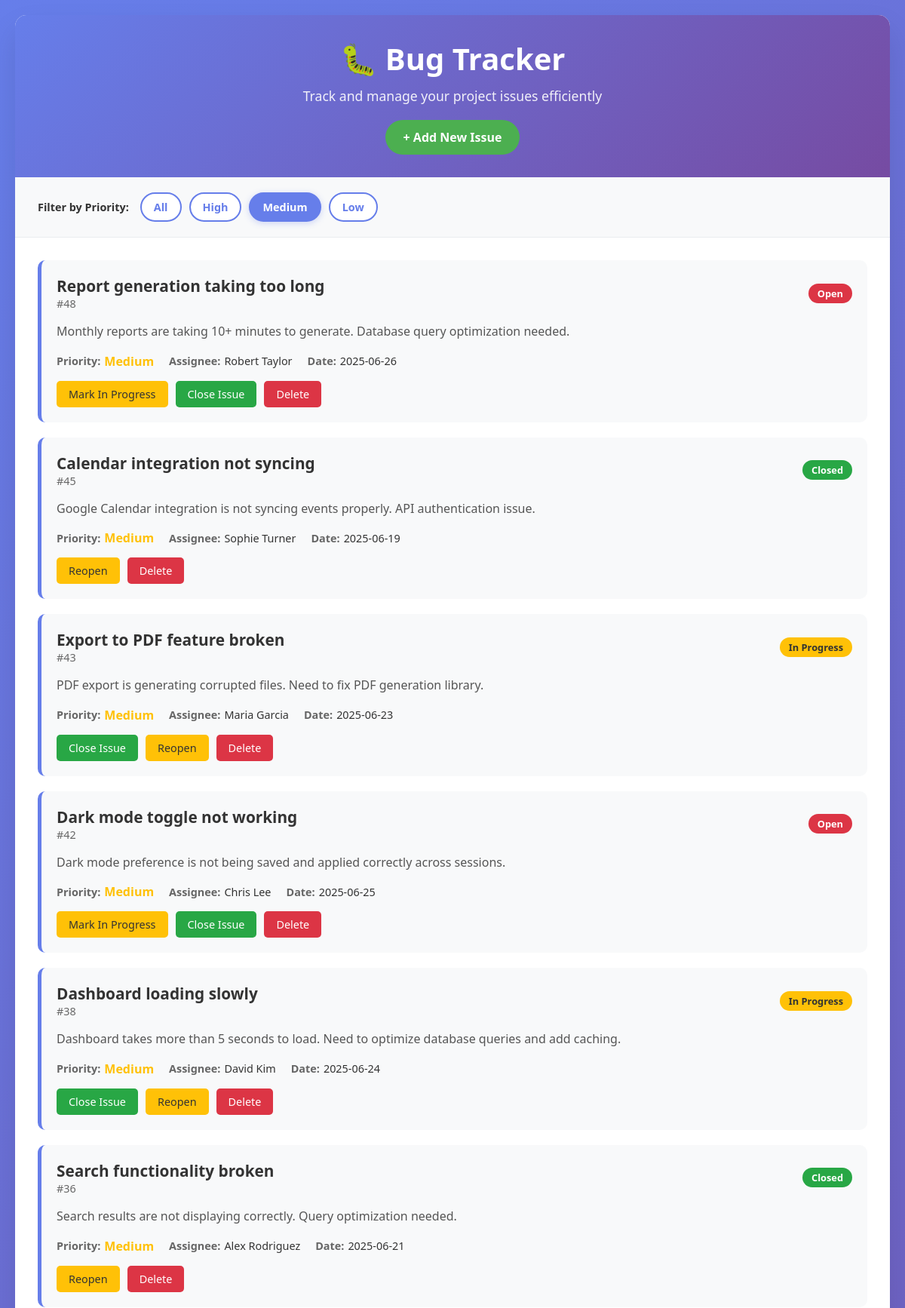
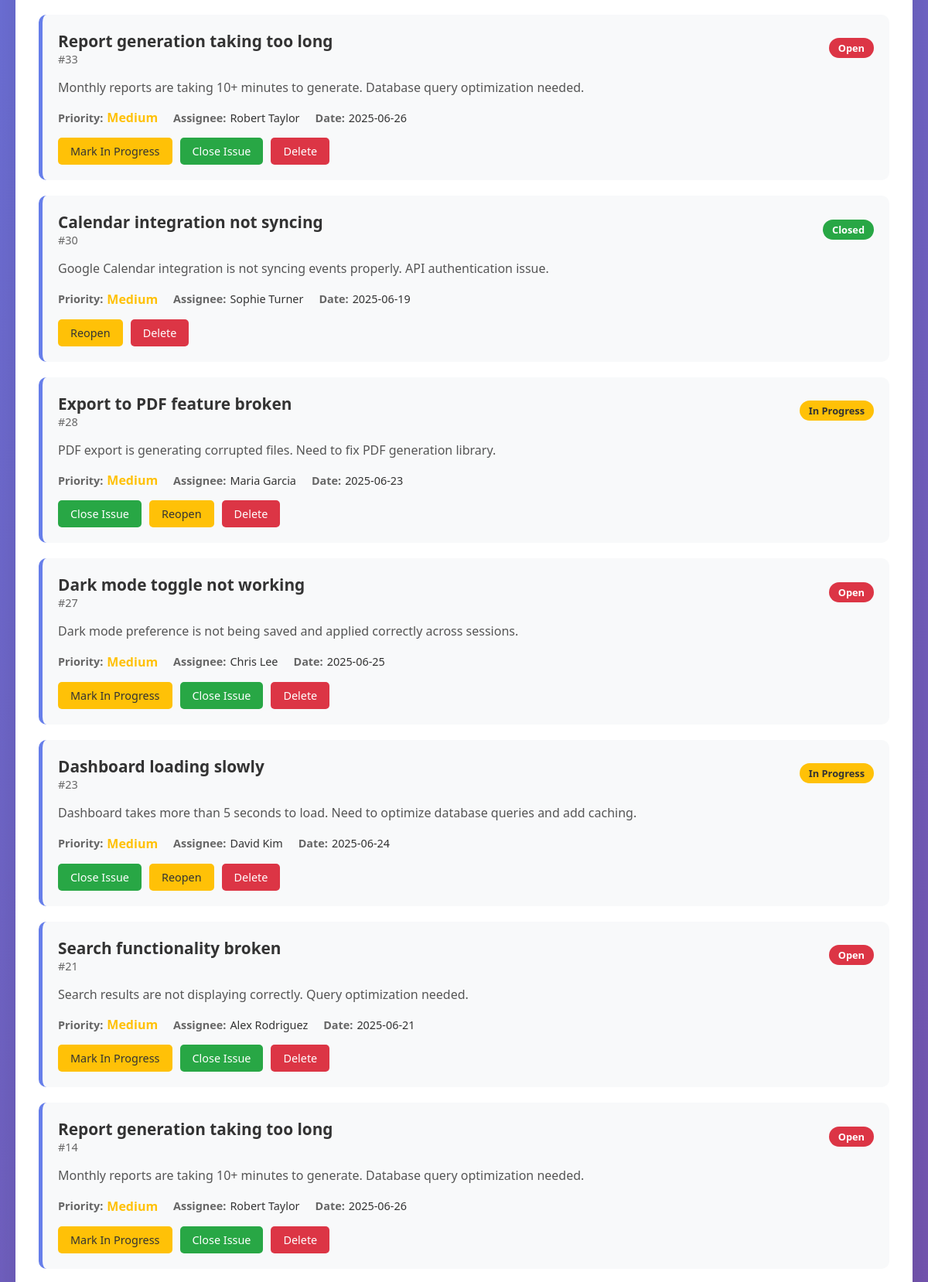
Screenshot of /?priority=Medium (upper part) with the database file from the repository (2 pictures, top to bottom).
### tables this page shows
CREATE TABLE issues (
                    id INTEGER PRIMARY KEY AUTOINCREMENT,
                    title TEXT NOT NULL,
                    description TEXT,
                    status TEXT DEFAULT 'Open',
                    priority TEXT DEFAULT 'Medium',
                    assignee TEXT,
                    date TEXT
                );

### app.py (the view)
@app.route('/')
def index():
    priority_filter = request.args.get('priority', '')
    conn = sqlite3.connect(DB)
    c = conn.cursor()
    if priority_filter:
        c.execute("SELECT * FROM issues WHERE priority = ? ORDER BY id DESC", (priority_filter,))
    else:
        c.execute("SELECT * FROM issues ORDER BY id DESC")
    issues = c.fetchall()
    conn.close()
    return render_template('index.html', issues=issues, selected_priority=priority_filter)

### templates/index.html (shortened to what this page needs)
<!DOCTYPE html>
<html lang="en">
<head>
</head>
<body>
    <div class="container">
        <div class="header">
            <h1>🐛 Bug Tracker</h1>
            <p>Track and manage your project issues efficiently</p>
            <a href="{{ url_for('add_issue') }}" class="add-button">+ Add New Issue</a>
        </div>
        <div class="filter-section">
            <div class="filter-container">
                <span class="filter-label">Filter by Priority:</span>
                <div class="priority-filter">
                    <a href="{{ url_for('index') }}" class="filter-btn {% if not selected_priority %}active{% endif %}">All</a>
                    <a href="{{ url_for('index', priority='High') }}" class="filter-btn {% if selected_priority == 'High' %}active{% endif %}">High</a>
                    <a href="{{ url_for('index', priority='Medium') }}" class="filter-btn {% if selected_priority == 'Medium' %}active{% endif %}">Medium</a>
                    <a href="{{ url_for('index', priority='Low') }}" class="filter-btn {% if selected_priority == 'Low' %}active{% endif %}">Low</a>
                </div>
            </div>
        </div>
        <div class="issues-container">
            {% if issues %}
                {% for issue in issues %}
                <div class="issue-card">
                    <div class="issue-header">
                        <div>
                            <div class="issue-title">{{ issue[1] }}</div>
                            <div class="issue-id">#{{ issue[0] }}</div>
                        </div>
                        <span class="status-{{ issue[3].lower().replace(' ', '-') }}">{{ issue[3] }}</span>
                    </div>
                    {% if issue[2] %}
                    <div class="issue-description">{{ issue[2] }}</div>
                    {% endif %}
                    <div class="issue-meta">
                        <div class="meta-item">
                            <span class="meta-label">Priority:</span>
                            <span class="priority-{{ issue[4].lower() }}">{{ issue[4] }}</span>
                        </div>
                        {% if issue[5] %}
                        <div class="meta-item">
                            <span class="meta-label">Assignee:</span>
                            <span class="meta-value">{{ issue[5] }}</span>
                        </div>
                        {% endif %}
                        <div class="meta-item">
                            <span class="meta-label">Date:</span>
                            <span class="meta-value">{{ issue[6] }}</span>
                        </div>
                    </div>
                    <div class="issue-actions">
                        {% if issue[3] == 'Open' %}
                        <a href="{{ url_for('update_status', id=issue[0], status='In Progress') }}" class="action-btn btn-progress">Mark In Progress</a>
                        <a href="{{ url_for('update_status', id=issue[0], status='Closed') }}" class="action-btn btn-close">Close Issue</a>
                        {% elif issue[3] == 'In Progress' %}
                        <a href="{{ url_for('update_status', id=issue[0], status='Closed') }}" class="action-btn btn-close">Close Issue</a>
                        <a href="{{ url_for('update_status', id=issue[0], status='Open') }}" class="action-btn btn-progress">Reopen</a>
                        {% elif issue[3] == 'Closed' %}
                        <a href="{{ url_for('update_status', id=issue[0], status='Open') }}" class="action-btn btn-progress">Reopen</a>
                        {% endif %}
                        <a href="{{ url_for('delete_issue', id=issue[0]) }}" class="action-btn btn-delete" onclick="return confirm('Are you sure you want to delete this issue?')">Delete</a>
                    </div>
                </div>
                {% endfor %}
            {% else %}
                <div class="empty-state">
                    <h3>No issues found</h3>
                    <p>{% if selected_priority %}No {{ selected_priority.lower() }} priority issues found.{% else %}Start by adding your first bug or feature request{% endif %}</p>
                    <a href="{{ url_for('add_issue') }}" class="add-button">+ Add New Issue</a>
                </div>
            {% endif %}
        </div>
    </div>
</body>
</html>

### templates/index.html (style rules this page uses)
* { margin: 0; padding: 0; box-sizing: border-box; }
body { font-family: 'Segoe UI', Tahoma, Geneva, Verdana, sans-serif; background: linear-gradient(135deg, #667eea 0%, #764ba2 100%); min-height: 100vh; padding: 20px; }
.container { max-width: 1200px; margin: 0 auto; background: white; border-radius: 15px; box-shadow: 0 20px 40px rgba(0,0,0,0.1); overflow: hidden; }
.header { background: linear-gradient(135deg, #667eea 0%, #764ba2 100%); color: white; padding: 30px; text-align: center; }
.header h1 { font-size: 2.5rem; margin-bottom: 10px; }
.header p { font-size: 1.1rem; opacity: 0.9; }
.add-button { display: inline-block; background: #4CAF50; color: white; padding: 12px 24px; text-decoration: none; border-radius: 25px; margin-top: 20px; transition: all 0.3s ease; font-weight: 600; }
.filter-section { background: #f8f9fa; padding: 20px 30px; border-bottom: 1px solid #e9ecef; }
.filter-container { display: flex; align-items: center; gap: 15px; flex-wrap: wrap; }
.filter-label { font-weight: 600; color: #333; font-size: 0.9rem; }
.priority-filter { display: flex; gap: 10px; flex-wrap: wrap; }
.filter-btn { padding: 8px 16px; border: 2px solid #667eea; background: white; color: #667eea; border-radius: 20px; text-decoration: none; font-size: 0.9rem; font-weight: 600; transition: all 0.3s ease; cursor: pointer; }
.filter-btn:hover, .filter-btn.active { background: #667eea; color: white; }
.filter-btn.active { box-shadow: 0 2px 8px rgba(102, 126, 234, 0.3); }
.issues-container { padding: 30px; }
.issue-card { background: #f8f9fa; border-radius: 10px; padding: 20px; margin-bottom: 20px; border-left: 5px solid #667eea; transition: all 0.3s ease; }
.issue-header { display: flex; justify-content: space-between; align-items: center; margin-bottom: 15px; }
.issue-title { font-size: 1.3rem; font-weight: 600; color: #333; }
.issue-id { color: #666; font-size: 0.9rem; }
.issue-description { color: #555; margin-bottom: 15px; line-height: 1.6; }
.issue-meta { display: flex; gap: 20px; margin-bottom: 15px; flex-wrap: wrap; }
.meta-item { display: flex; align-items: center; gap: 5px; }
.meta-label { font-weight: 600; color: #666; font-size: 0.9rem; }
.meta-value { color: #333; font-size: 0.9rem; }
.priority-medium { color: #ffc107; font-weight: 600; }
.status-open { background: #dc3545; color: white; padding: 4px 12px; border-radius: 15px; font-size: 0.8rem; font-weight: 600; }
.status-in-progress { background: #ffc107; color: #333; padding: 4px 12px; border-radius: 15px; font-size: 0.8rem; font-weight: 600; }
.status-closed { background: #28a745; color: white; padding: 4px 12px; border-radius: 15px; font-size: 0.8rem; font-weight: 600; }
.issue-actions { display: flex; gap: 10px; flex-wrap: wrap; }
.action-btn { padding: 8px 16px; border: none; border-radius: 5px; cursor: pointer; text-decoration: none; font-size: 0.9rem; transition: all 0.3s ease; }
.btn-progress { background: #ffc107; color: #333; }
.btn-close { background: #28a745; color: white; }
.btn-delete { background: #dc3545; color: white; }

### rows the page displays
issues: title "Report generation taking too long", id "48", status "Open", description "Monthly reports are taking 10+ minutes to generate. Database query optimization needed.", priority "Medium", assignee "Robert Taylor", date "2025-06-26"
issues: title "Calendar integration not syncing", id "45", status "Closed", description "Google Calendar integration is not syncing events properly. API authentication issue.", priority "Medium", assignee "Sophie Turner", date "2025-06-19"
issues: title "Export to PDF feature broken", id "43", status "In Progress", description "PDF export is generating corrupted files. Need to fix PDF generation library.", priority "Medium", assignee "Maria Garcia", date "2025-06-23"
issues: title "Dark mode toggle not working", id "42", status "Open", description "Dark mode preference is not being saved and applied correctly across sessions.", priority "Medium", assignee "Chris Lee", date "2025-06-25"
issues: title "Dashboard loading slowly", id "38", status "In Progress", description "Dashboard takes more than 5 seconds to load. Need to optimize database queries and add caching.", priority "Medium", assignee "David Kim", date "2025-06-24"
issues: title "Search functionality broken", id "36", status "Closed", description "Search results are not displaying correctly. Query optimization needed.", priority "Medium", assignee "Alex Rodriguez", date "2025-06-21"
issues: title "Report generation taking too long", id "33", status "Open", description "Monthly reports are taking 10+ minutes to generate. Database query optimization needed.", priority "Medium", assignee "Robert Taylor", date "2025-06-26"
issues: title "Calendar integration not syncing", id "30", status "Closed", description "Google Calendar integration is not syncing events properly. API authentication issue.", priority "Medium", assignee "Sophie Turner", date "2025-06-19"
issues: title "Export to PDF feature broken", id "28", status "In Progress", description "PDF export is generating corrupted files. Need to fix PDF generation library.", priority "Medium", assignee "Maria Garcia", date "2025-06-23"
issues: title "Dark mode toggle not working", id "27", status "Open", description "Dark mode preference is not being saved and applied correctly across sessions.", priority "Medium", assignee "Chris Lee", date "2025-06-25"
issues: title "Dashboard loading slowly", id "23", status "In Progress", description "Dashboard takes more than 5 seconds to load. Need to optimize database queries and add caching.", priority "Medium", assignee "David Kim", date "2025-06-24"
issues: title "Search functionality broken", id "21", status "Open", description "Search results are not displaying correctly. Query optimization needed.", priority "Medium", assignee "Alex Rodriguez", date "2025-06-21"
issues: title "Report generation taking too long", id "14", status "Open", description "Monthly reports are taking 10+ minutes to generate. Database query optimization needed.", priority "Medium", assignee "Robert Taylor", date "2025-06-26"
